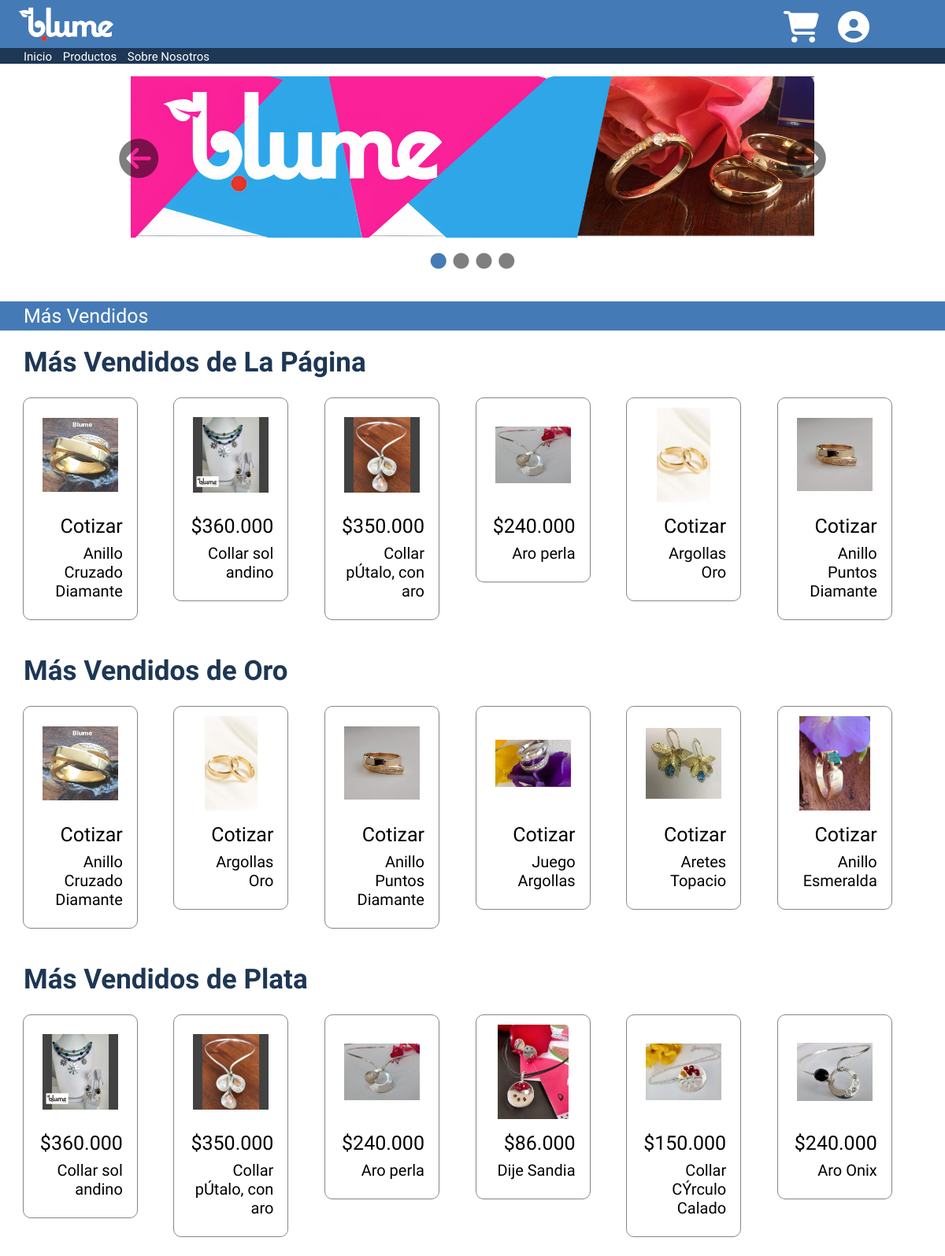
The app's page /, older data.
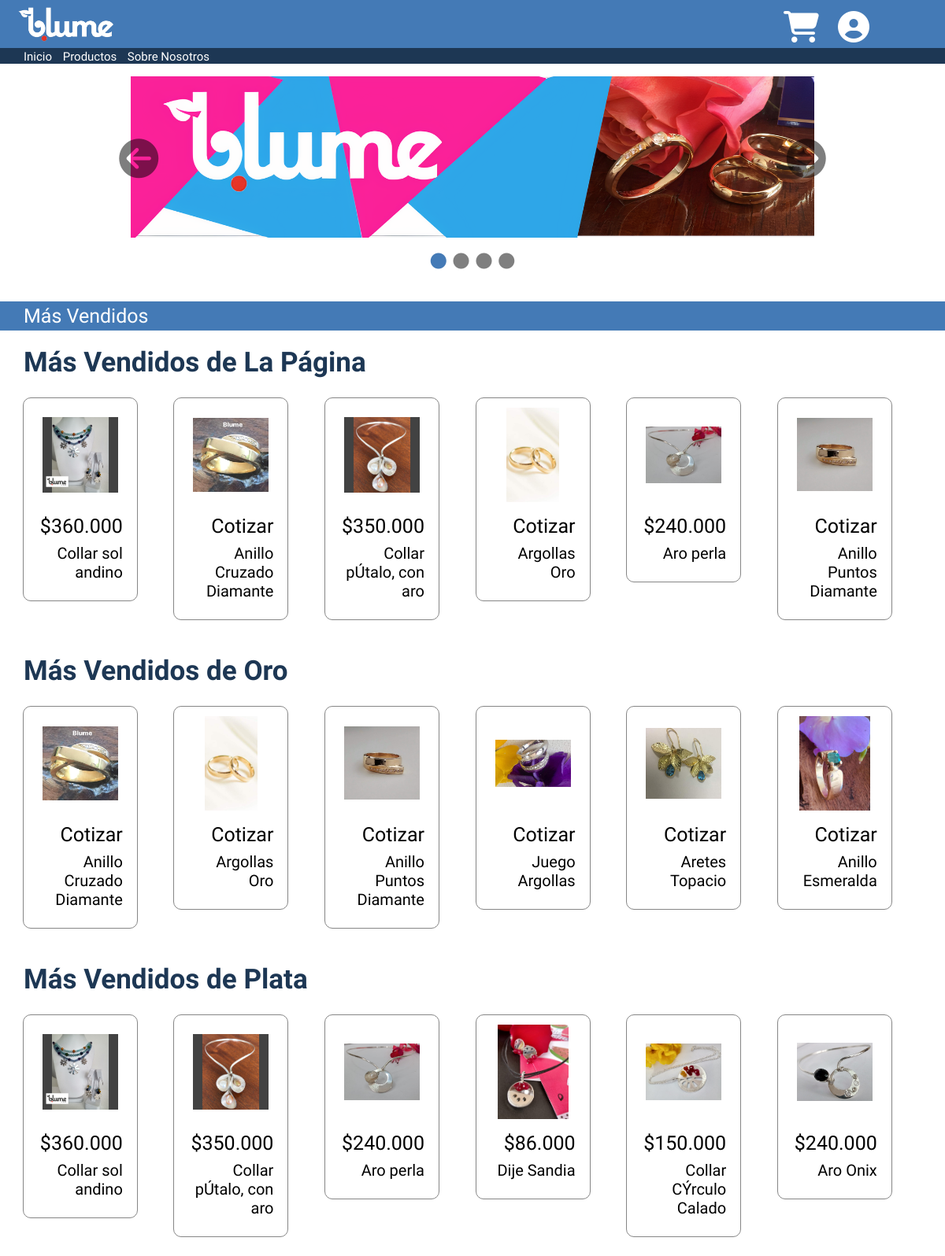
The same page, newer data.
### principal/models.py (models this page shows, shortened)
class Joya(models.Model):
    nombre = models.CharField(max_length=100000)
    MATERIAL = [
        ('oro', 'Oro'),
        ('plata', 'Plata'),
        ('otros', 'Otros')
    ]
    material = models.CharField(max_length=7, choices=MATERIAL, default='Oro')
    TIPO = [
        ('aretes', 'Arete'),
        ('pulseras', 'Pulsera'),
        ('collares', 'Collar'),
        ('anillos', 'Anillo'),
        ('otros', 'Otro')
    ]
    tipo = models.CharField(max_length=50, choices=TIPO, default='Arete')
    piedra = models.CharField(max_length=100000)
    precio = models.IntegerField()
    imagen = models.ImageField(upload_to='static/images/', null=True, blank=True)
    descripcion = models.TextField()
    stock = models.IntegerField(default=1)
    vistas = models.PositiveIntegerField(default=0)

### principal/views.py (the view)
# urls.py: 2. Add a URL to urlpatterns:  path('', views.home, name='home')
def home(request):
    joyas = Joya.objects.all().order_by('-vistas')[:6]
    oro = Joya.objects.filter(material='oro').order_by('-vistas')[:6]
    plata = Joya.objects.filter(material='plata').order_by('-vistas')[:6]
    ctx = {'mas_joyas': joyas, 'mas_oro' : oro, 'mas_plata': plata}
    return render(request, 'home.html', ctx)  # En proceso

### templates/home.html (shortened to what this page needs)
<!DOCTYPE html>
{% load static %}
<html lang="es">
    <head>
        <link href="{% static 'css/home.css' %}" rel="stylesheet" type="text/css">
    </head>
    {% include 'barra.html' %}
    <body>
        <div>
            <div class="imagen">
                <i class="fas fa-arrow-circle-left" id="flecha_izquierda" onclick="cambiar(false);"></i>
                <img src="{% static 'images/banner_1.png' %}" id="imagen_1" alt="banneruno">
                <i class="fas fa-arrow-circle-right" id="flecha_derecha" onclick="cambiar(true);" ></i>
            </div>
            <div class="barra_imagen">
                <i class="fas fa-circle" id="img_1"></i>
                <i class="fas fa-circle" id="img_2"></i>
                <i class="fas fa-circle" id="img_3"></i>
                <i class="fas fa-circle" id="img_4"></i>
            </div>
        </div>
        <div>
            <div>
                <div class="apartado">
                    <h1>Más Vendidos</h1>
                </div>
                <div class="productos">
                    <h3 class="producto_titulo">Más Vendidos de La Página</h3>
                    <div class="vendidos">
                        {% for vendido in mas_joyas %}
                        <a href="/joya/{{ vendido.material }}/{{ vendido.tipo }}/{{ vendido.id }}">
                            <div class="vendido">
                                <img class="vendido_imagen" src="{{ vendido.imagen.url }}" alt="vendido">
                                <h4 class="vendido_precio precios">{{ vendido.precio }}</h4>
                                <h5 class="vendido_nombre">{{ vendido.nombre }}</h5>
                            </div>
                        </a>
                        {% endfor %}
                    </div>
                </div>
                <div class="productos">
                    <h3 class="producto_titulo">Más Vendidos de Oro</h3>
                    <div class="vendidos">
                        {% for vendido in mas_oro %}
                        <a href="/joya/{{ vendido.material }}/{{ vendido.tipo }}/{{ vendido.id }}">
                            <div class="vendido">
                                <img class="vendido_imagen" src="{{ vendido.imagen.url }}" alt="vendido">
                                <h4 class="vendido_precio precios">{{ vendido.precio }}</h4>
                                <h5 class="vendido_nombre">{{ vendido.nombre }}</h5>
                            </div>
                        </a>
                        {% endfor %}
                    </div>
                </div>
                <div class="productos">
                    <h3 class="producto_titulo">Más Vendidos de Plata</h3>
                    <div class="vendidos">
                        {% for vendido in mas_plata %}
                        <a href="/joya/{{ vendido.material }}/{{ vendido.tipo }}/{{ vendido.id }}">
                            <div class="vendido">
                                <img class="vendido_imagen" src="{{ vendido.imagen.url }}" alt="vendido">
                                <h4 class="vendido_precio precios">{{ vendido.precio }}</h4>
                                <h5 class="vendido_nombre">{{ vendido.nombre }}</h5>
                            </div>
                        </a>
                        {% endfor %}
                    </div>
                </div>
            </div>
        </div>
    </body>
</html>

Row changes from the older to the newer data that the page shows:
changed Joya "Collar sol andino": moves up the list
changed Joya "Argollas Oro": moves up the list
